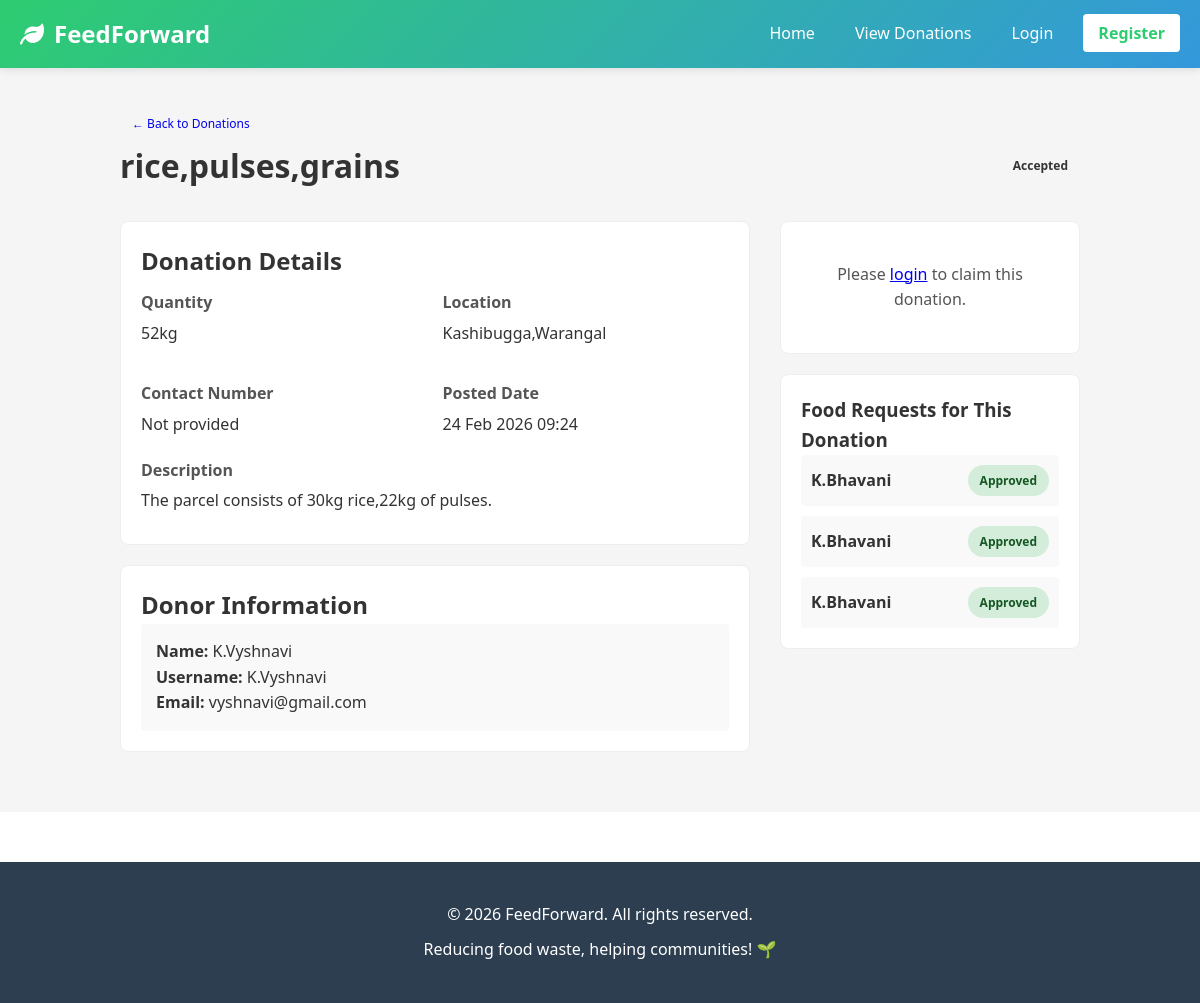
Page /donations/1/ on the committed database.
### foodapp/models.py (models this page shows, shortened)
class Donation(models.Model):
    STATUS_CHOICES = [
        ('Pending', 'Pending'),
        ('Claimed', 'Claimed'),
        ('Accepted', 'Accepted'),
        ('Completed', 'Completed'),
    ]
    donor = models.ForeignKey(User, on_delete=models.CASCADE, related_name='donations')
    food_name = models.CharField(max_length=200)
    quantity = models.CharField(max_length=100)
    location = models.CharField(max_length=300)
    contact_number = models.CharField(max_length=15, blank=True, null=True)
    description = models.TextField(blank=True)
    status = models.CharField(max_length=20, choices=STATUS_CHOICES, default='Pending')
    claimed_by = models.ForeignKey(User, on_delete=models.SET_NULL, null=True, blank=True, related_name='claimed_donations')
    created_at = models.DateTimeField(auto_now_add=True)
    class Meta:
        ordering = ['-created_at']

class FoodRequest(models.Model):
    STATUS_CHOICES = [
        ('pending', 'Pending'),
        ('approved', 'Approved'),
        ('rejected', 'Rejected'),
        ('completed', 'Completed'),
    ]
    ngo = models.ForeignKey(User, on_delete=models.CASCADE, related_name='food_requests')
    donation = models.ForeignKey(Donation, on_delete=models.CASCADE, related_name='requests', null=True, blank=True)
    food_type = models.CharField(max_length=200)
    quantity_needed = models.CharField(max_length=100)
    location = models.CharField(max_length=300)
    contact_number = models.CharField(max_length=15, blank=True, null=True)
    status = models.CharField(max_length=20, choices=STATUS_CHOICES, default='pending')
    requested_at = models.DateTimeField(auto_now_add=True)
    updated_at = models.DateTimeField(auto_now=True)
    notes = models.TextField(blank=True)
    class Meta:
        ordering = ['-requested_at']

### foodapp/views.py (the view)
# urls.py: path('donations/<int:id>/', views.donation_detail, name='donation_detail'),
def donation_detail(request, id):
    donation = get_object_or_404(Donation, id=id)
    requests = FoodRequest.objects.filter(donation=donation)
    context = {
        'donation': donation,
        'requests': requests,
    }
    return render(request, 'donation_detail.html', context)

### templates/donation_detail.html (shortened to what this page needs)
{% extends 'base.html' %}
{% block content %}
<div class="donation-detail-container">
    <a href="{% url 'view_donations' %}" class="btn btn-small">&larr; Back to Donations</a>
    <div class="donation-detail-card">
        <div class="detail-header">
            <h1>{{ donation.food_name }}</h1>
            <span class="status-badge status-{{ donation.status }}">
                {{ donation.get_status_display }}
            </span>
        </div>
        <div class="detail-content">
            <div class="detail-main">
                <section class="detail-section">
                    <h2>Donation Details</h2>
                    <div class="detail-grid">
                        <div class="detail-item">
                            <label>Quantity</label>
                            <p>{{ donation.quantity }}</p>
                        </div>
                        <div class="detail-item">
                            <label>Location</label>
                            <p>{{ donation.location }}</p>
                        </div>
                        <div class="detail-item">
                            <label>Contact Number</label>
                            <p>{{ donation.contact_number|default:"Not provided" }}</p>
                        </div>
                        <div class="detail-item">
                            <label>Posted Date</label>
                            <p>{{ donation.created_at|date:"d M Y H:i" }}</p>
                        </div>
                    </div>
                    {% if donation.description %}
                        <div class="detail-item full-width">
                            <label>Description</label>
                            <p>{{ donation.description }}</p>
                        </div>
                    {% endif %}
                </section>
                <section class="detail-section">
                    <h2>Donor Information</h2>
                    <div class="donor-info">
                        <p><strong>Name:</strong> {{ donation.donor.get_full_name|default:donation.donor.username }}</p>
                        <p><strong>Username:</strong> {{ donation.donor.username }}</p>
                        <p><strong>Email:</strong> {{ donation.donor.email }}</p>
                    </div>
                </section>
            </div>
            <aside class="detail-sidebar">
                <div class="action-card">
                    {% if user.is_authenticated %}
                        {% if user == donation.donor %}
                            <p class="info-text">This is your donation</p>
                        {% else %}
                            <a href="{% url 'claim_donation' donation.id %}" class="btn btn-primary btn-block">
                                Claim This Donation
                            </a>
                        {% endif %}
                    {% else %}
                        <p class="info-text">Please <a href="{% url 'login' %}">login</a> to claim this donation.</p>
                    {% endif %}
                </div>
                {% if requests %}
                    <div class="requests-card">
                        <h3>Food Requests for This Donation</h3>
                        <div class="requests-list">
                            {% for request in requests %}
                                <div class="request-item">
                                    <p><strong>{{ request.ngo.username }}</strong></p>
                                    <span class="status-badge status-{{ request.status }}">
                                        {{ request.get_status_display }}
                                    </span>
                                </div>
                            {% endfor %}
                        </div>
                    </div>
                {% endif %}
            </aside>
        </div>
    </div>
</div>
{% endblock %}

### static/css/style.css (style rules this page uses)
* { margin: 0; padding: 0; box-sizing: border-box; }
:root { --primary-color: #2ecc71; --secondary-color: #3498db; --danger-color: #e74c3c; --warning-color: #f39c12; --success-color: #27ae60; --text-color: #333; --light-gray: #f5f5f5; --border-color: #ddd; --shadow: 0 2px 8px rgba(0, 0, 0, 0.1); }
body { font-family: 'Segoe UI', Tahoma, Geneva, Verdana, sans-serif; color: var(--text-color); line-height: 1.6; background-color: #fff; }
.btn { display: inline-block; padding: 10px 20px; border-radius: 4px; text-decoration: none; transition: all 0.3s; border: none; cursor: pointer; font-size: 14px; font-weight: 500; }
.btn-small { padding: 6px 12px; font-size: 12px; }
.status-badge { padding: 6px 12px; border-radius: 20px; font-size: 12px; font-weight: bold; white-space: nowrap; }
.status-badge.status-approved { background: #d4edda; color: #155724; }

### templates/donation_detail.html (style rules this page uses)
.donation-detail-container { max-width: 1000px; margin: 0 auto; padding: 20px; }
.detail-header { display: flex; justify-content: space-between; align-items: center; margin-bottom: 30px; }
.detail-header h1 { margin: 0; }
.detail-content { display: grid; grid-template-columns: 1fr 300px; gap: 30px; }
.detail-section { background: white; padding: 20px; border-radius: 8px; margin-bottom: 20px; border: 1px solid #eee; }
.detail-grid { display: grid; grid-template-columns: repeat(2, 1fr); gap: 15px; }
.detail-item { padding: 10px 0; }
.detail-item label { display: block; font-weight: bold; color: #555; margin-bottom: 5px; }
.detail-item p { margin: 0; color: #333; }
.detail-item.full-width { grid-column: 1 / -1; }
.donor-info { background: #f9f9f9; padding: 15px; border-radius: 4px; }
.action-card, .requests-card { background: white; padding: 20px; border-radius: 8px; border: 1px solid #eee; }
.requests-card { margin-top: 20px; }
.requests-list { display: flex; flex-direction: column; gap: 10px; }
.request-item { padding: 10px; background: #f9f9f9; border-radius: 4px; display: flex; justify-content: space-between; align-items: center; }
.request-item p { margin: 0; }
.info-text { text-align: center; color: #555; padding: 20px 0; }

### rows in the picture
Donation: food_name "rice,pulses,grains", status "Accepted", quantity "52kg", location "Kashibugga,Warangal", contact_number "Not provided", created_at "24 Feb 2026 09:24", description "The parcel consists of 30kg rice,22kg of pulses.", donor.get_full_name "K.Vyshnavi", donor.username "K.Vyshnavi", donor.email "vyshnavi@gmail.com"
FoodRequest: ngo.username "K.Bhavani", status "Approved"
FoodRequest: ngo.username "K.Bhavani", status "Approved"
FoodRequest: ngo.username "K.Bhavani", status "Approved"
